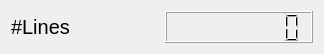
<?xml version="1.0" encoding="UTF-8"?>
<ui version="4.0">
 <class>LineCounterDisplay</class>
 <widget class="QWidget" name="LineCounterDisplay">
  <property name="geometry">
   <rect>
    <x>0</x>
    <y>0</y>
    <width>324</width>
    <height>54</height>
   </rect>
  </property>
  <property name="windowTitle">
   <string>Line Counter</string>
  </property>
  <layout class="QHBoxLayout" name="horizontalLayout">
   <item>
    <widget class="QLabel" name="label">
     <property name="font">
      <font>
       <pointsize>15</pointsize>
      </font>
     </property>
     <property name="text">
      <string>#Lines</string>
     </property>
    </widget>
   </item>
   <item>
    <widget class="QLCDNumber" name="lineCountLcd">
     <property name="numDigits">
      <number>8</number>
     </property>
    </widget>
   </item>
  </layout>
 </widget>
 <resources/>
 <connections/>
</ui>
